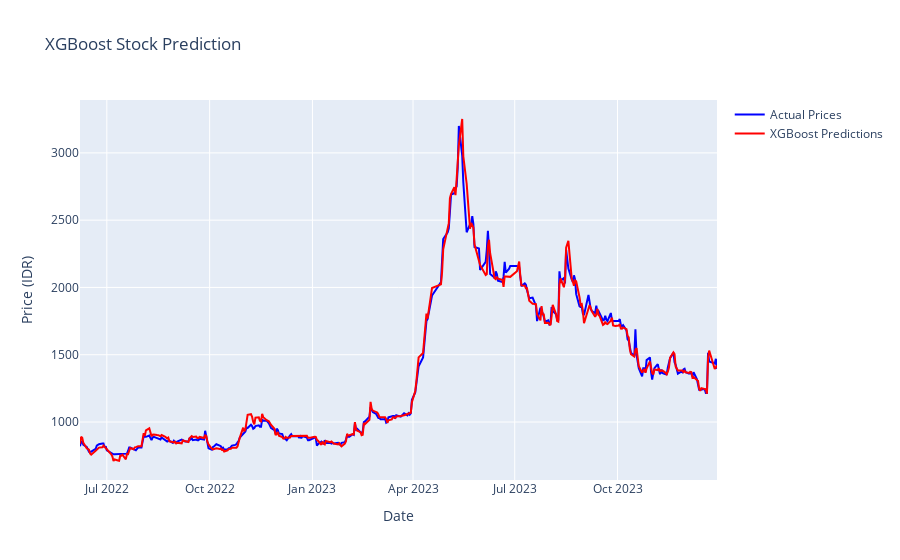

Notebook cell for this chart:
### Code cell
import plotly.graph_objects as go

fig = go.Figure()
fig.add_trace(go.Scatter(x=stock_data.index[-len(y_test):], 
                         y=scaler_target.inverse_transform(y_test).flatten(), 
                         mode='lines', name='Actual Prices', line=dict(color='blue')))
fig.add_trace(go.Scatter(x=stock_data.index[-len(predictions):], 
                         y=predictions_rescaled.flatten(), 
                         mode='lines', name='XGBoost Predictions', line=dict(color='red')))
fig.update_layout(title='XGBoost Stock Prediction', xaxis_title='Date', yaxis_title='Price (IDR)')
fig.show()

### Figure 1 — Plotly figure (JSON) as saved in the notebook; plotly's stock layout.template omitted (floating-point values rounded to 4 significant figures; data arrays with more than 128 entries replaced by an {"elided": "..."} marker saying what was removed)
{"data": [{"line": {"color": "blue"}, "mode": "lines", "name": "Actual Prices", "type": "scatter", "x": {"elided": "373 str values"}, "y": {"elided": "373 float values"}}, {"line": {"color": "red"}, "mode": "lines", "name": "XGBoost Predictions", "type": "scatter", "x": {"elided": "373 str values"}, "y": {"elided": "373 float values"}}], "layout": {"title": {"text": "XGBoost Stock Prediction"}, "xaxis": {"title": {"text": "Date"}}, "yaxis": {"title": {"text": "Price (IDR)"}}}}
